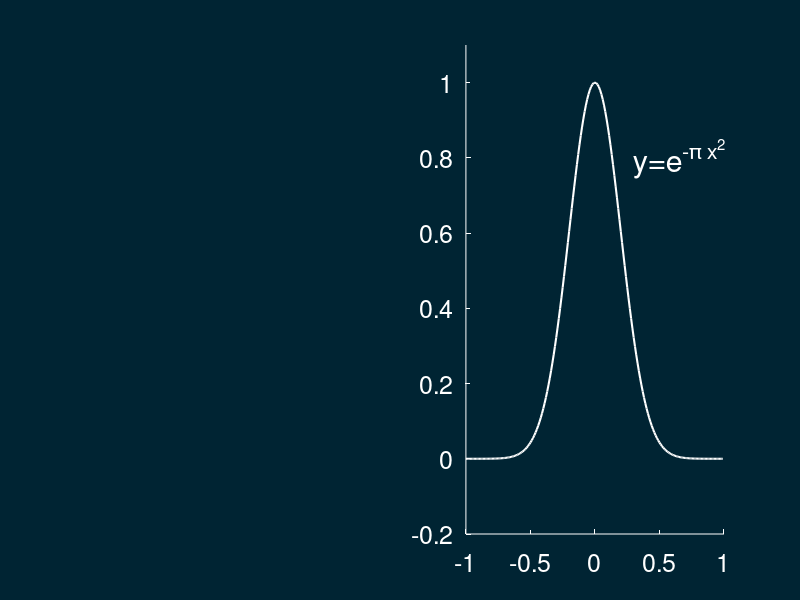

This figure's MATLAB source: (Note: this script raises an error after producing the figure.)
% IFTGaussian.m
% Make a movie of Fourier synthesis of a Gaussian function.
% The movie is written out as a series of jpeg images.
% fs Nov 2018
writeImgs=1;
% nameEnd='_square.jpg';
nameEnd='_short2.jpg';

for rectMode=0:1
    
    
    cd('/Users/fred/Documents/teaching/CMP710bCryoEM/710b-Videos/Video_lectures/2.3FT1D/IFT_figs/')
    load origColorOrder % We'll modify the colors a little.
    
    bkd=[0 .14 .2]; % = 0 36 52 in Keynote.
    termColor=[.8 .8 .8];
    tfs=18;  % text label fontsize
    figure(1);
    clf;
    set(gcf,'color',bkd);
    set(gcf,'InvertHardCopy','off');
    np=200;
    w=np/4;
    xs=(-2*w:2*w-1)'/w;
    x2s=xs/2;
    
    subplot(122);
    cla;
    set(gca,'color',bkd);
    set(gca,'XColor','w');
    set(gca,'YColor','w');
    
    set(gca,'fontsize',18);
    ax2=gca;
    
    if rectMode
        nt=10;
        y=abs(xs)<1;
        y(51)=.5;
        y(151)=.5;
        termThresh=.02;
        yscl=.5;
        yLimits=[-.4 1.4];
        yLimits1=[1.3  nt/2+.5];
        lw=1;
        set(gca,'colororder',min(1,origColorOrder+.1));
        colorOrderIndex=5;
        figNameExt=['_rect' nameEnd];
        marker='w--';
        fcnText='y=rect(x)';
        tPos=[.3 1.1];
        efs=tfs; % equation fontsize
    else
        nt=6;
        y=exp(-pi*xs.^2);
        termThresh=0;
        yscl=1;
        yLimits=[-.2 1.1];
        yLimits1=[.8 nt-2];
        lw=1.5;
        set(gca,'colororder',min(origColorOrder+.1,1));
        figNameExt=['_gauss' nameEnd];
        colorOrderIndex=9;
        marker='w--';
        fcnText='y=e^{-\pi x^2}';
        tPos=[.3 .8];
        efs=tfs+4;
    end;
    fy=real(fft(fftshift(y)))/(2*w);
    fy(abs(fy)<termThresh)=0;
    
    % plot the original function
    hold on;
    plot(x2s,y,'w-','linewidth',1.5,'markersize',8); % true function
    sy=fy(1)/2+0*xs;
    % plot(x2s,sy,'linewidth',1);
    hold off;
    axis([-1 1 yLimits]);
    text(tPos(1),tPos(2),fcnText,'color','w','fontsize',efs);
    WriteOrPause(0,writeImgs,figNameExt);
    cla
    set(gca,'colororder',min(origColorOrder+.3,1));
    
    subplot(121);
    ax1=gca;
    terms=zeros(np,nt);
    base=zeros(1,nt);
    for i=1:nt
        subplot(121); % ------display individual terms---------
        cla;
        set(gca,'color',bkd);
        set(gca,'XColor','w');
        set(gca,'YColor','w');
        set(gca,'fontsize',18);
        ax1=gca;
        ax1.ColorOrderIndex=colorOrderIndex;
        terms(:,i)=cos(i/2*pi*xs)*fy(i+1);
        if rectMode
            base(i)=nt/2-.35*i+.25*(i==1);
        else
            base(i)=nt/2-.35*i+2*abs(fy(i+1));
        end;
        bases=repmat(base(1,1:i),np,1);
        hold on;
        %     baseColor=ax1.ColorOrder(ax1.ColorOrderIndex+i);
        plot(x2s,bases,'--','color',[.8 .8 .4]);
        plot(x2s, yscl*terms(:,1:i)+bases,'-','color',termColor,'linewidth',1.5);
        for j=1:i
            text(x2s(1)+0.1,bases(1,j),num2str(fy(j+1),3),'verticalalignment','bottom',...
                'color','w','fontsize',tfs);
        end;
        hold off;
        axis([-1 1 yLimits1]);
        set(gca,'ytick',[]);
        sy=sy+terms(:,i);
        
        
        subplot(122); % ----------display sum of terms----------
        hold on;
        plot(x2s,y,'w--','linewidth',1.5,'markersize',8); % true function
        %    plot(xs,[y sy],'linewidth',1.5);
        %     if ~rectMode ||  mod(i,2)==1 % only if odd
        plot(x2s,sy,'linewidth',lw);
        %     end;
        if i==nt
            plot(x2s,sy(:,end),'color','w','linewidth',lw*1.33);
        end;
        hold off;
        axis([-1 1 yLimits]);
        WriteOrPause(i,writeImgs,figNameExt);
    end;
    
%%     Show the FT
        subplot(122); % ------display individual terms---------
        cla;
        set(gca,'color',bkd);
        set(gca,'XColor','w');
        set(gca,'YColor',bkd);
        set(gca,'fontsize',18);
        wx=numel(xs)*16;
        yx=Crop(y,numel(xs)*16); % pad by 16
        fyx=real(fft(fftshift(yx)))/(w);
        fyxs=Crop(fftshift(fyx),512);
        xxs=(-256:255)'/128;
        hold on;
        plot(xxs,fyxs,'-','color',[1 .7 .7],'linewidth',2);
        plot(xxs,xxs*0,'--','color',[.2 .7 .2]);
%         plot(xs/2,y,'color',[1 .6 .6]);
        for i=1:nt+1
            plot((i-1)/8,2*fy(i),'wo','linewidth',lw*1.33);
            
        end;
        hold off;
        axis([-2 2 1.2*min(fyxs) 1.2*max(fyxs)]);
    
        WriteOrPause(0,writeImgs,['_ft_' figNameExt]);
end;

function WriteOrPause(i,writeImgs,figNameExt)
drawnow;
if writeImgs
    figName=[num2str(i) figNameExt];
    disp(figName);
    print(figName,'-djpeg');
else
    pause(0.5);
end;
end